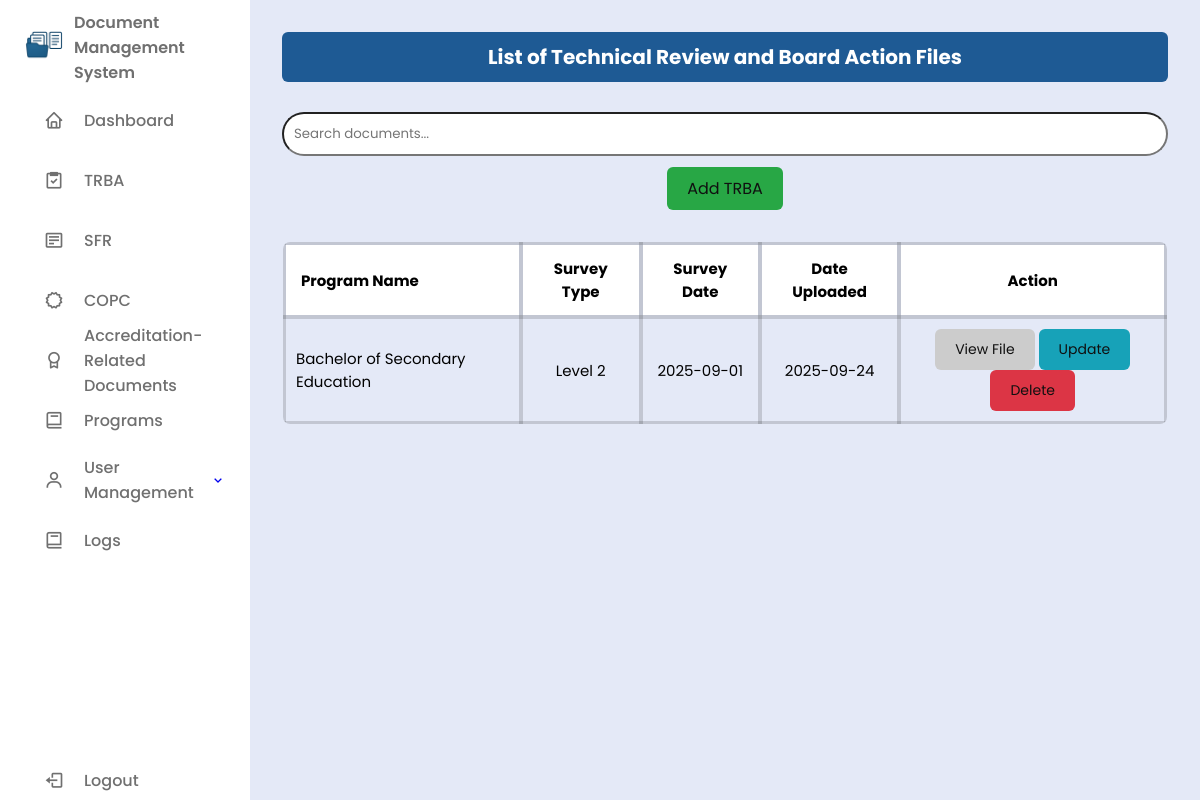
Before: /users/trba.php (signed in) with the older database file.
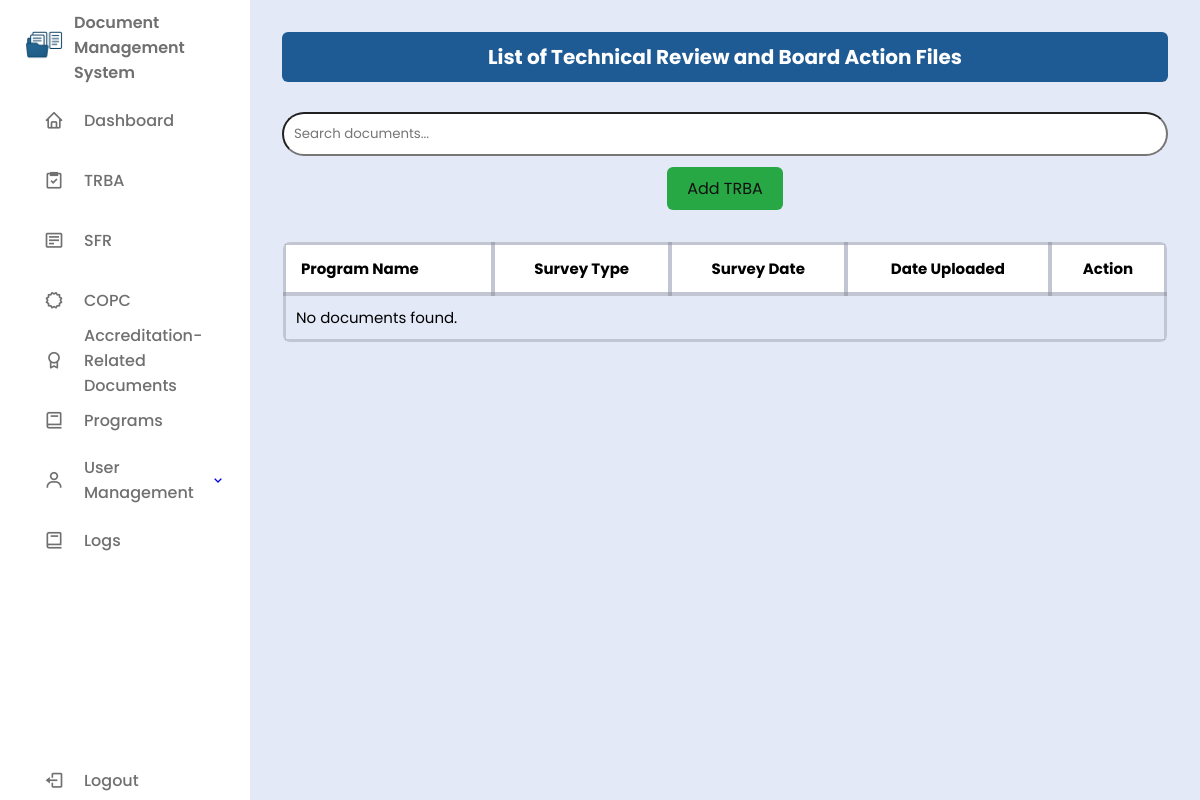
After: the same page with the newer database file.
### tables this page shows
CREATE TABLE `trba` (
  `id` int(11) NOT NULL,
  `program_name` varchar(255) NOT NULL,
  `survey_type` varchar(255) NOT NULL,
  `survey_date` date NOT NULL,
  `file_name` varchar(255) NOT NULL,
  `date_uploaded` date NOT NULL DEFAULT current_timestamp()
);

### users/trba.php (the view, shortened to what this page needs)
<?php
require '../db/db_conn.php';
$isAdmin = isset($_SESSION['user_role']) && $_SESSION['user_role'] === 'admin';
?>
<!DOCTYPE html>
<html lang="en">
<head>
  <link href="https://unpkg.com/boxicons@2.1.4/css/boxicons.min.css" rel="stylesheet" />
  <link rel="stylesheet" href="../css/style.css" />
</head>
<body>
<?php include('../includes/sidebar.php'); ?>
<section class="dashboard-content">
  <section class="table-section">
    <h2>List of Technical Review and Board Action Files</h2>
      <div class="search-bar">
        <input type="text" id="searchInput" placeholder="Search documents..." onkeyup="filterTable()" />
      </div>
      <?php if ($isAdmin): ?>
    <div class="add-button-container">
      <a href="../views/add_trba_page.php" class="btn-add">Add TRBA</a>
    </div>
    <?php endif; ?>
    <div class="table-container">
      <table>
        <thead>
          <tr>
            <th>Program Name</th>
            <th>Survey Type</th>
            <th>Survey Date</th>
            <th>Date Uploaded</th>
            <th>Action</th>
          </tr>
        </thead>
        <tbody>
        <?php
        $sql = "SELECT * FROM trba ORDER BY date_uploaded DESC";
        $result = $conn->query($sql);
        if ($result && $result->num_rows > 0):
          while ($row = $result->fetch_assoc()):
        ?>
          <tr>
            <td><?= htmlspecialchars($row['program_name']) ?></td>
            <td><?= htmlspecialchars($row['survey_type']) ?></td>
            <td><?= htmlspecialchars($row['survey_date']) ?></td>
            <td><?= htmlspecialchars($row['date_uploaded']) ?></td>
            <td>
            <button type="button" class="btn-view" onclick="window.location.href='../views/view_trba_page.php?id=<?= $row['id'] ?>'">View File</button>
            <?php if ($isAdmin): ?>
              <button class="btn-update" onclick="openUpdateTrbaModal(
                <?= $row['id'] ?>,
                '<?= htmlspecialchars($row['program_name'], ENT_QUOTES) ?>',
                '<?= htmlspecialchars($row['survey_type'], ENT_QUOTES) ?>',
                '<?= $row['survey_date'] ?>'
              )">Update</button>
              <button class="btn-delete" onclick="openDeleteTrbaModal(<?= $row['id'] ?>)">Delete</button>
            <?php endif; ?>
            </td>
          </tr>
        <?php endwhile; else: ?>
          <tr><td colspan="<?= $isAdmin ? 6 : 5 ?>">No documents found.</td></tr>
        <?php endif; ?>
        </tbody>
      </table>
    </div>
  </section>
</section>
</body>
</html>

Changed rows visible on the page:
removed trba: program_name "Bachelor of Secondary Education", survey_type "Level 2", survey_date "2025-09-01", date_uploaded "2025-09-24"
Other visible differences:
text now shown: "No documents found."
